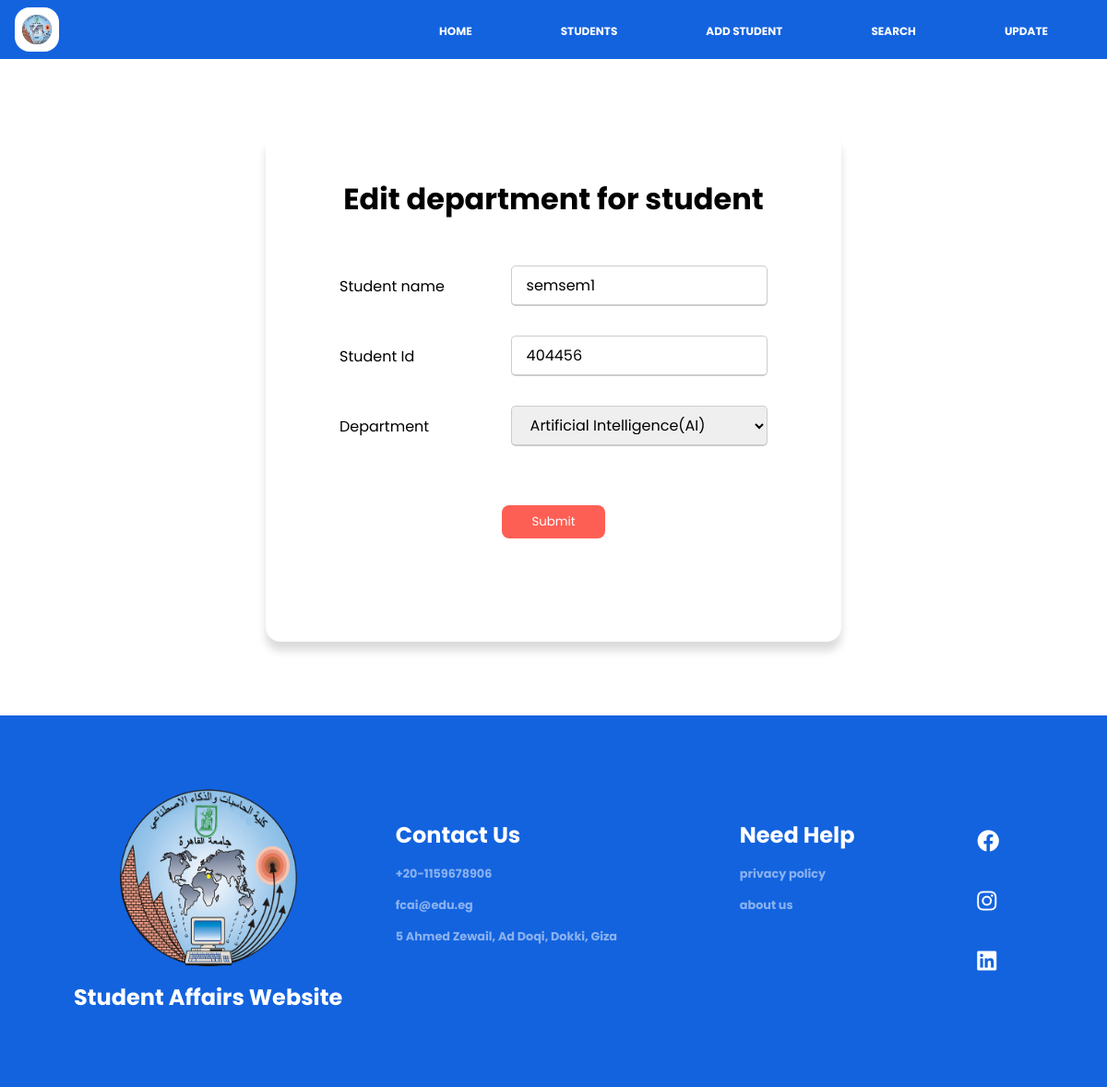
Page /search/department/404456 on the earlier database version.
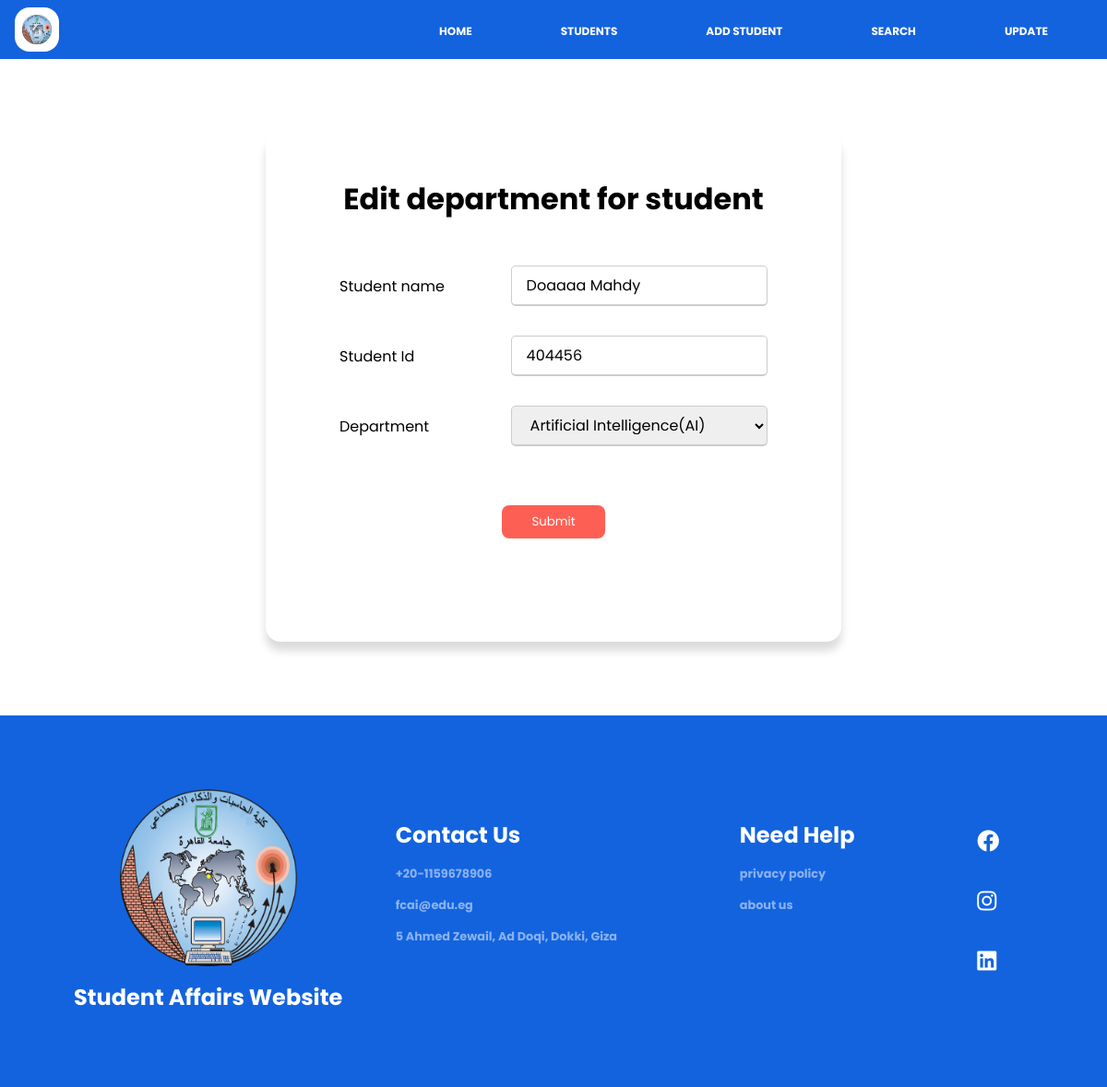
Same page on the later database version.
### pages/models.py (models this page shows, shortened)
class Student(models.Model):
    ID = models.CharField(max_length=255, primary_key=True)
    name = models.CharField(max_length=255)
    birthDate = models.DateField(auto_now=False, auto_now_add=False, default=timezone.now)
    GPA = models.DecimalField(max_digits=3, decimal_places=2)
    email = models.CharField(max_length=255)
    phone = models.CharField(max_length=11)
    level_choices = [
        ("1", "one"),
        ("2", "two"),
        ("3", "three"),
        ("4", "four"),
    ]
    level = models.CharField(max_length=10,
                    choices=level_choices, null=True)
    department_choices = [
        ("General", "General"),
        ("CS", "Computer Science"),
        ("IT", "Information Technology"),
        ("IS", "Information System"),
        ("DS", "Decision Support"),
        ("AI", "Artificial Intelligence"),
    ]
    department = models.CharField(max_length=40,
                                choices=department_choices, null=True)
    gender_choices = [
        ("male", "male"),
        ("female", "female")
    ]
    gender = models.CharField(max_length=10,
                            choices=gender_choices, null=True)
    status_choices = [
        ("active", "active"),
        ("inactive", "inactive")
    ]
    status = models.CharField(max_length=15,
                            choices=status_choices, null=True)

### pages/views.py (the view)
# urls.py: path('search/department/<str:ID>', views.department, name='department'),
def department(request, ID):
    if request.method=='POST':
        student=Student.objects.get(ID=ID)
        student.department=request.POST['Sdep']
        student.save()
        return HttpResponseRedirect('/search/')
    else:
        student=Student.objects.get(ID=ID)
        context={
             'Sname':student.name,
             'SId':student.ID,
             'Sdep':student.department
        }
        return render(request,'department.html',context)

### pages/templates/Department.html (shortened to what this page needs)
{% extends 'master.html' %}
{% load static %}
{% block styles %}
<link rel="stylesheet" href="{% static 'css/dep.css' %}" />
<link rel="stylesheet" href="{% static 'css/style.css' %}">
<link rel="stylesheet" href="{% static 'css/fontawesome/css/all.css' %}" />
{% endblock %}
{% block contents %}
<div class="page-container">
  <h1>Edit department for student</h1>
  <form id="form" method="post">
    <div class="form-container">
      <label for="name" id="f1">Student name</label>
      <input id="name" type="text" value="{{Sname}}" readonly />
    </div>
    <div class="form-container">
      <label for="id" id="f2">Student Id</label>
      <input id="id" onblur="ser(this.value)" type="number" value={{SId}} readonly />
    </div>
    <div class="form-container">
      <label for="department" id="f3">Department</label>
      <select id="department" name="Sdep">
        <option value="AI" {% if Sdep == "AI" %} selected="selected" {% endif %} >Artificial Intelligence(AI)</option>
      </select>
    </div>
    <input type="submit" id="submit" />
  </form>
</div>
{% endblock %}

Differences in the rows shown:
changed Student "Artificial Intelligence(AI)": name "semsem1" → "Doaaaa Mahdy"
